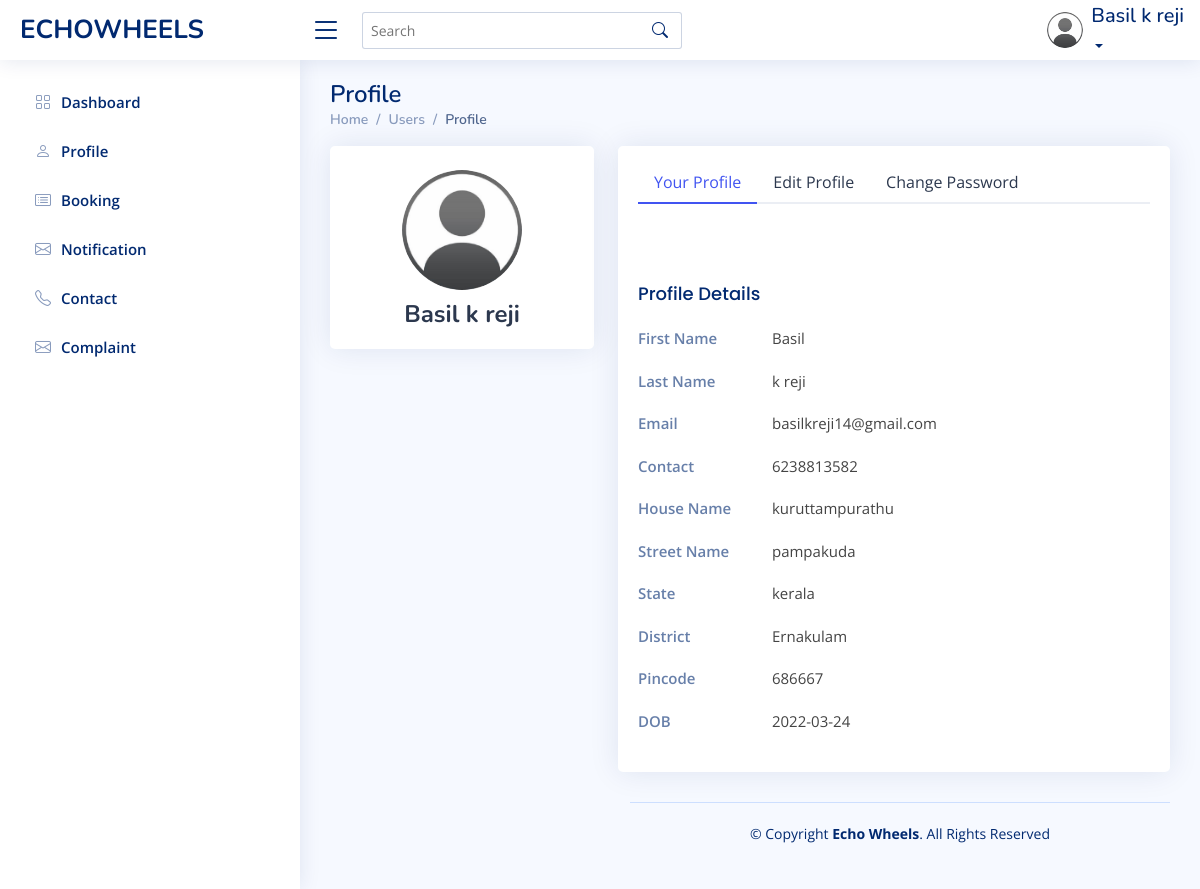
/user/profile.php (signed in), run on the app's committed database.
### tables this page shows
CREATE TABLE `registration` (
  `first_name` varchar(30) NOT NULL,
  `last_name` varchar(30) NOT NULL,
  `contact` varchar(10) NOT NULL,
  `email_id` varchar(50) NOT NULL,
  `house_name` varchar(30) NOT NULL,
  `street_name` varchar(30) NOT NULL,
  `district_name` varchar(20) NOT NULL,
  `state_name` varchar(20) NOT NULL,
  `pincode` int(6) NOT NULL,
  `date_of_birth` date NOT NULL
);

### connect.php (called while the page is built, shortened)
<?php
$dbname="echowheels";
$conn=mysqli_connect("localhost","root","",$dbname);
function select_data($sql)
{
  global $conn;
  $res = mysqli_query($conn, $sql);
  if ($res)
    return $res;
  else
    return False;
}
?>

### user/profile.php (the view, shortened to what this page needs)
<?php
include("header.php");
   $username = $_SESSION['email_id'];
   $sql="select * from registration where email_id='$username'" ;
   $res=select_data($sql);
   $arr=mysqli_fetch_assoc($res);
   ?>
<main id="main" class="main">
    <div class="pagetitle">
      <h1>Profile</h1>
      <nav>
        <ol class="breadcrumb">
          <li class="breadcrumb-item"><a href="index.html">Home</a></li>
          <li class="breadcrumb-item">Users</li>
          <li class="breadcrumb-item active">Profile</li>
        </ol>
      </nav>
    </div>
    <section class="section profile">
      <div class="row">
        <div class="col-xl-4">
          <div class="card">
            <div class="card-body profile-card pt-4 d-flex flex-column align-items-center">
              <img src="assets/img/pic.jpg" alt="Profile" class="rounded-circle">
              <h2><?php echo $arr['first_name'];?> <?php echo $arr['last_name'];?></h2>
            </div>
          </div>
        </div>
        <div class="col-xl-8">
          <div class="card">
            <div class="card-body pt-3">
              <ul class="nav nav-tabs nav-tabs-bordered">
                <li class="nav-item">
                  <button class="nav-link active" data-bs-toggle="tab" data-bs-target="#profile-overview">Your Profile</button>
                </li>
                <li class="nav-item">
                  <button class="nav-link" data-bs-toggle="tab" data-bs-target="#profile-edit">Edit Profile</button>
                </li>
                <li class="nav-item">
                  <button class="nav-link" data-bs-toggle="tab" data-bs-target="#profile-change-password">Change Password</button>
                </li>
              </ul>
              <div class="tab-content pt-2">
                <div class="tab-pane fade show active profile-overview" id="profile-overview">
                  <h5 class="card-title"></h5>
                  <h5 class="card-title">Profile Details</h5>
                  <div class="row">
                    <div class="col-lg-3 col-md-4 label ">First Name</div>
                    <div class="col-lg-9 col-md-8"><?php echo $arr['first_name'];?></div>
                  </div>
                  <div class="row">
                    <div class="col-lg-3 col-md-4 label">Last Name</div>
                    <div class="col-lg-9 col-md-8"><?php echo $arr['last_name'];?></div>
                  </div>
                  <div class="row">
                    <div class="col-lg-3 col-md-4 label">Email</div>
                    <div class="col-lg-9 col-md-8"><?php echo $arr['email_id'];?></div>
                  </div>
                  <div class="row">
                    <div class="col-lg-3 col-md-4 label ">Contact</div>
                    <div class="col-lg-9 col-md-8"><?php echo $arr['contact'];?></div>
                  </div>
                  <div class="row">
                    <div class="col-lg-3 col-md-4 label ">House Name</div>
                    <div class="col-lg-9 col-md-8"><?php echo $arr['house_name'];?></div>
                  </div>
                  <div class="row">
                    <div class="col-lg-3 col-md-4 label ">Street Name</div>
                    <div class="col-lg-9 col-md-8"><?php echo $arr['street_name'];?></div>
                  </div>
                  <div class="row">
                    <div class="col-lg-3 col-md-4 label ">State</div>
                    <div class="col-lg-9 col-md-8"><?php echo $arr['state_name'];?></div>
                  </div>
                  <div class="row">
                    <div class="col-lg-3 col-md-4 label ">District</div>
                    <div class="col-lg-9 col-md-8"><?php echo $arr['district_name'];?></div>
                  </div>
                  <div class="row">
                    <div class="col-lg-3 col-md-4 label ">Pincode</div>
                    <div class="col-lg-9 col-md-8"><?php echo $arr['pincode'];?></div>
                  </div>
                  <div class="row">
                    <div class="col-lg-3 col-md-4 label ">DOB</div>
                    <div class="col-lg-9 col-md-8"><?php echo $arr['date_of_birth'];?></div>
                  </div>
                </div>
              </div>
            </div>
          </div>
        </div>
      </div>
    </section>

### user/header.php (shortened to what this page needs)
<?php
require("../connect.php");
   $username = $_SESSION['email_id'];
   $sql="select * from registration where email_id='$username'" ;
   $res=select_data($sql);
   $arr=mysqli_fetch_assoc($res);
   ?>
<!DOCTYPE html>
<html lang="en">
<head>
  <link href="assets/vendor/bootstrap/css/bootstrap.min.css" rel="stylesheet">
  <link href="assets/vendor/bootstrap-icons/bootstrap-icons.css" rel="stylesheet">
  <link href="assets/vendor/boxicons/css/boxicons.min.css" rel="stylesheet">
  <link href="assets/vendor/quill/quill.snow.css" rel="stylesheet">
  <link href="assets/vendor/quill/quill.bubble.css" rel="stylesheet">
  <link href="assets/vendor/remixicon/remixicon.css" rel="stylesheet">
  <link href="assets/vendor/simple-datatables/style.css" rel="stylesheet">
  <link href="assets/css/style.css" rel="stylesheet">
</head>
<body>
  <header id="header" class="header fixed-top d-flex align-items-center">
    <div class="d-flex align-items-center justify-content-between">
      <a href="index.html" class="logo d-flex align-items-center">
        <span class="d-none d-lg-block">ECHOWHEELS</span>
      </a>
      <i class="bi bi-list toggle-sidebar-btn"></i>
    </div>
    <div class="search-bar">
      <form class="search-form d-flex align-items-center" method="POST" action="#">
        <input type="text" name="query" placeholder="Search" title="Enter search keyword">
        <button type="submit" title="Search"><i class="bi bi-search"></i></button>
      </form>
    </div>
    <nav class="header-nav ms-auto">
      <ul class="d-flex align-items-center">
        <li class="nav-item dropdown pe-3">
          <a class="nav-link nav-profile d-flex align-items-center pe-0" href="#" data-bs-toggle="dropdown">
            <img src="assets/img/pic.jpg" alt="Profile" class="rounded-circle">
            <span class="d-none d-md-block dropdown-toggle ps-2"><h5><?php echo $arr['first_name'];?> <?php echo $arr['last_name'];?></h5></span>
          </a>
        </li>
      </ul>
    </nav>
  </header>
  <aside id="sidebar" class="sidebar">
    <ul class="sidebar-nav" id="sidebar-nav">
      <li class="nav-item">
        <a class="nav-link collapsed" href="index.php">
          <i class="bi bi-grid"></i>
          <span>Dashboard</span>
        </a>
      </li>
      <li class="nav-item">
        <a class="nav-link collapsed" href="profile.php">
          <i class="bi bi-person"></i>
          <span>Profile</span>
        </a>
      </li>
      <li class="nav-item">
        <a class="nav-link collapsed" href="pages-register.html">
          <i class="bi bi-card-list"></i>
          <span>Booking</span>
        </a>
      </li>
      <li class="nav-item">
        <a class="nav-link collapsed" href="pages-login.html">
        <i class="bi bi-envelope"></i>
          <span>Notification</span>
        </a>
      </li>
      <li class="nav-item">
        <a class="nav-link collapsed" href=./contact.php>
        <i class="bi bi-telephone"></i>
          <span>Contact</span>
        </a>
      </li>
      <li class="nav-item">
        <a class="nav-link collapsed" href=./complaint.php>
          <i class="bi bi-envelope"></i>
          <span>Complaint</span>
        </a>
      </li>
    </ul>
  </aside>

### user/assets/css/style.css (style rules this page uses)
:root { scroll-behavior: smooth; }
body { font-family: "Open Sans", sans-serif; background: #f6f9ff; color: #444444; }
a { color: #4154f1; text-decoration: none; }
h1, h2, h3, h4, h5, h6 { font-family: "Nunito", sans-serif; }
#main { margin-top: 60px; padding: 20px 30px; transition: all 0.3s; }
.pagetitle { margin-bottom: 10px; }
.pagetitle h1 { font-size: 24px; margin-bottom: 0; font-weight: 600; color: #012970; }
.card { margin-bottom: 30px; border: none; border-radius: 5px; box-shadow: 0px 0 30px rgba(1, 41, 112, 0.1); }
.card-title { padding: 20px 0 15px 0; font-size: 18px; font-weight: 500; color: #012970; font-family: "Poppins", sans-serif; }
.card-body { padding: 0 20px 20px 20px; }
.breadcrumb { font-size: 14px; font-family: "Nunito", sans-serif; color: #899bbd; font-weight: 600; }
.breadcrumb a { color: #899bbd; transition: 0.3s; }
.breadcrumb .breadcrumb-item::before { color: #899bbd; }
.breadcrumb .active { color: #51678f; font-weight: 600; }
.nav-tabs-bordered { border-bottom: 2px solid #ebeef4; }
.nav-tabs-bordered .nav-link { margin-bottom: -2px; border: none; color: #2c384e; }
.nav-tabs-bordered .nav-link.active { background-color: #fff; color: #4154f1; border-bottom: 2px solid #4154f1; }
.logo { line-height: 1; }
@media (min-width: 1200px) { .logo { width: 280px; } }
.logo span { font-size: 26px; font-weight: 700; color: #012970; font-family: "Nunito", sans-serif; }
.header { transition: all 0.5s; z-index: 997; height: 60px; box-shadow: 0px 2px 20px rgba(1, 41, 112, 0.1); background-color: #fff; padding-left: 20px; }
.header .toggle-sidebar-btn { font-size: 32px; padding-left: 10px; cursor: pointer; color: #012970; }
.header .search-bar { min-width: 360px; padding: 0 20px; }
.header .search-form { width: 100%; }
.header .search-form input { border: 0; font-size: 14px; color: #012970; border: 1px solid rgba(1, 41, 112, 0.2); padding: 7px 38px 7px 8px; border-radius: 3px; transition: 0.3s; width: 100%; }
.header .search-form button { border: 0; padding: 0; margin-left: -30px; background: none; }
.header .search-form button i { color: #012970; }
.header-nav ul { list-style: none; }
.header-nav > ul { margin: 0; padding: 0; }
.header-nav .nav-profile { color: #012970; }
.header-nav .nav-profile img { max-height: 36px; }
.header-nav .nav-profile span { font-size: 14px; font-weight: 600; }
.sidebar { position: fixed; top: 60px; left: 0; bottom: 0; width: 300px; z-index: 996; transition: all 0.3s; padding: 20px; overflow-y: auto; scrollbar-width: thin; scrollbar-color: #aab7cf transparent; box-shadow: 0px 0px 20px rgba(1, 41, 112, 0.1); background-color: #fff; }
@media (min-width: 1200px) { #main, #footer { margin-left: 300px; } }
.sidebar-nav { padding: 0; margin: 0; list-style: none; }
.sidebar-nav li { padding: 0; margin: 0; list-style: none; }
.sidebar-nav .nav-item { margin-bottom: 5px; }
.sidebar-nav .nav-link { display: flex; align-items: center; font-size: 15px; font-weight: 600; color: #4154f1; transition: 0.3; background: #f6f9ff; padding: 10px 15px; border-radius: 4px; }
.sidebar-nav .nav-link i { font-size: 16px; margin-right: 10px; color: #4154f1; }
.sidebar-nav .nav-link.collapsed { color: #012970; background: #fff; }
.sidebar-nav .nav-link.collapsed i { color: #899bbd; }
.profile .profile-card img { max-width: 120px; }
.profile .profile-card h2 { font-size: 24px; font-weight: 700; color: #2c384e; margin: 10px 0 0 0; }
.profile .profile-overview .row { margin-bottom: 20px; font-size: 15px; }
.profile .profile-overview .card-title { color: #012970; }
.profile .profile-overview .label { font-weight: 600; color: rgba(1, 41, 112, 0.6); }
.footer { padding: 20px 0; font-size: 14px; transition: all 0.3s; border-top: 1px solid #cddfff; }
.footer .copyright { text-align: center; color: #012970; }
.footer .credits { padding-top: 5px; text-align: center; font-size: 13px; color: #012970; }

### data on the page
registration: first_name "Basil", last_name "k reji", email_id "basilkreji14@gmail.com", contact "6238813582", house_name "kuruttampurathu", street_name "pampakuda", state_name "kerala", district_name "Ernakulam", pincode "686667", date_of_birth "2022-03-24"
